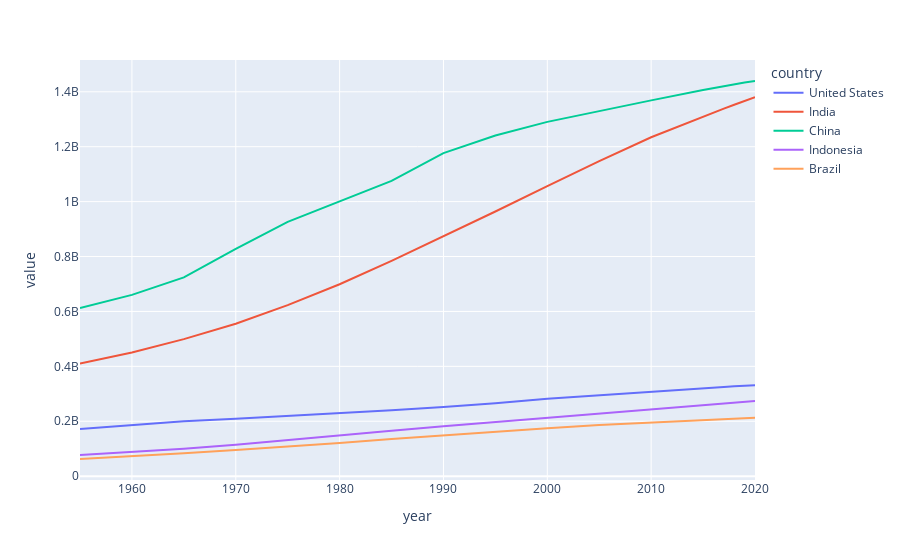

Here is the notebook cell this chart was saved with:
### Markdown cell above
# Lineplot

### Code cell
df_pivot.plot()

### Figure 1 — Plotly figure (JSON) as saved in the notebook; plotly's stock layout.template omitted (floating-point values rounded to 4 significant figures)
{"data": [{"hovertemplate": "country=United States<br>year=%{x}<br>value=%{y}<extra></extra>", "legendgroup": "United States", "line": {"color": "#636efa", "dash": "solid"}, "marker": {"symbol": "circle"}, "mode": "lines", "name": "United States", "orientation": "v", "showlegend": true, "type": "scatter", "x": [1955.0, 1960.0, 1965.0, 1970.0, 1975.0, 1980.0, 1985.0, 1990.0, 1995.0, 2000.0, 2005.0, 2010.0, 2015.0, 2016.0, 2017.0, 2018.0, 2019.0, 2020.0], "xaxis": "x", "y": [171700000.0, 186700000.0, 199700000.0, 209500000.0, 219100000.0, 229500000.0, 240500000.0, 252100000.0, 265200000.0, 281700000.0, 295000000.0, 309000000.0, 320900000.0, 323000000.0, 325100000.0, 327100000.0, 329100000.0, 331000000.0], "yaxis": "y"}, {"hovertemplate": "country=India<br>year=%{x}<br>value=%{y}<extra></extra>", "legendgroup": "India", "line": {"color": "#EF553B", "dash": "solid"}, "marker": {"symbol": "circle"}, "mode": "lines", "name": "India", "orientation": "v", "showlegend": true, "type": "scatter", "x": [1955.0, 1960.0, 1965.0, 1970.0, 1975.0, 1980.0, 1985.0, 1990.0, 1995.0, 2000.0, 2005.0, 2010.0, 2015.0, 2016.0, 2017.0, 2018.0, 2019.0, 2020.0], "xaxis": "x", "y": [409900000.0, 450500000.0, 499100000.0, 555200000.0, 623100000.0, 699000000.0, 784400000.0, 873300000.0, 963900000.0, 1057000000.0, 1148000000.0, 1234000000.0, 1310000000.0, 1325000000.0, 1339000000.0, 1353000000.0, 1366000000.0, 1380000000.0], "yaxis": "y"}, {"hovertemplate": "country=China<br>year=%{x}<br>value=%{y}<extra></extra>", "legendgroup": "China", "line": {"color": "#00cc96", "dash": "solid"}, "marker": {"symbol": "circle"}, "mode": "lines", "name": "China", "orientation": "v", "showlegend": true, "type": "scatter", "x": [1955.0, 1960.0, 1965.0, 1970.0, 1975.0, 1980.0, 1985.0, 1990.0, 1995.0, 2000.0, 2005.0, 2010.0, 2015.0, 2016.0, 2017.0, 2018.0, 2019.0, 2020.0], "xaxis": "x", "y": [612200000.0, 660400000.0, 724200000.0, 827600000.0, 926200000.0, 1000000000.0, 1076000000.0, 1177000000.0, 1241000000.0, 1291000000.0, 1331000000.0, 1369000000.0, 1407000000.0, 1414000000.0, 1421000000.0, 1428000000.0, 1434000000.0, 1439000000.0], "yaxis": "y"}, {"hovertemplate": "country=Indonesia<br>year=%{x}<br>value=%{y}<extra></extra>", "legendgroup": "Indonesia", "line": {"color": "#ab63fa", "dash": "solid"}, "marker": {"symbol": "circle"}, "mode": "lines", "name": "Indonesia", "orientation": "v", "showlegend": true, "type": "scatter", "x": [1955.0, 1960.0, 1965.0, 1970.0, 1975.0, 1980.0, 1985.0, 1990.0, 1995.0, 2000.0, 2005.0, 2010.0, 2015.0, 2016.0, 2017.0, 2018.0, 2019.0, 2020.0], "xaxis": "x", "y": [77270000.0, 87750000.0, 100300000.0, 114800000.0, 130700000.0, 147400000.0, 165000000.0, 181400000.0, 196900000.0, 211500000.0, 226300000.0, 241800000.0, 258400000.0, 261600000.0, 264700000.0, 267700000.0, 270600000.0, 273500000.0], "yaxis": "y"}, {"hovertemplate": "country=Brazil<br>year=%{x}<br>value=%{y}<extra></extra>", "legendgroup": "Brazil", "line": {"color": "#FFA15A", "dash": "solid"}, "marker": {"symbol": "circle"}, "mode": "lines", "name": "Brazil", "orientation": "v", "showlegend": true, "type": "scatter", "x": [1955.0, 1960.0, 1965.0, 1970.0, 1975.0, 1980.0, 1985.0, 1990.0, 1995.0, 2000.0, 2005.0, 2010.0, 2015.0, 2016.0, 2017.0, 2018.0, 2019.0, 2020.0], "xaxis": "x", "y": [62530000.0, 72180000.0, 83370000.0, 95110000.0, 107200000.0, 120700000.0, 135300000.0, 149000000.0, 162000000.0, 174800000.0, 186100000.0, 195700000.0, 204500000.0, 206200000.0, 207800000.0, 209500000.0, 211000000.0, 212600000.0], "yaxis": "y"}], "layout": {"legend": {"title": {"text": "country"}, "tracegroupgap": 0}, "margin": {"t": 60}, "xaxis": {"anchor": "y", "domain": [0, 1], "title": {"text": "year"}}, "yaxis": {"anchor": "x", "domain": [0, 1], "title": {"text": "value"}}}}
